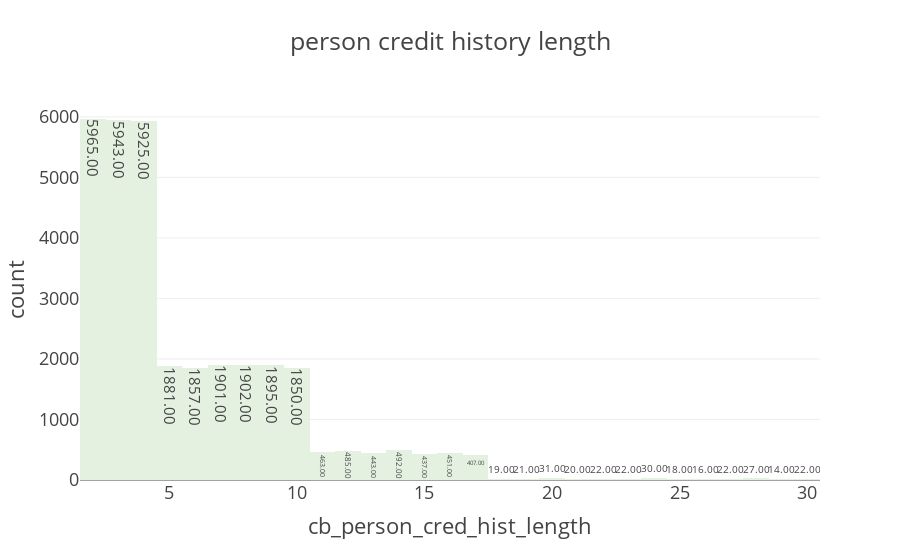

Source (notebook cell):
### Markdown cell above
**Distribution of Person Credit History Length**

### Code cell
fig=px.histogram(data, x = 'cb_person_cred_hist_length', text_auto = '.2f',template = 'presentation', title = 'person credit history length',color_discrete_sequence=px.colors.sequential.Mint)
fig.update_layout()
fig.show()

### Figure 1 — Plotly figure (JSON) as saved in the notebook; plotly's stock layout.template omitted (floating-point values rounded to 4 significant figures; data arrays with more than 128 entries replaced by an {"elided": "..."} marker saying what was removed)
{"data": [{"alignmentgroup": "True", "bingroup": "x", "hovertemplate": "cb_person_cred_hist_length=%{x}<br>count=%{y}<extra></extra>", "legendgroup": "", "marker": {"color": "rgb(228, 241, 225)", "pattern": {"shape": ""}}, "name": "", "offsetgroup": "", "orientation": "v", "showlegend": false, "texttemplate": "%{value:.2f}", "type": "histogram", "x": {"elided": "32581 int values"}, "xaxis": "x", "yaxis": "y"}], "layout": {"barmode": "relative", "legend": {"tracegroupgap": 0}, "title": {"text": "person credit history length"}, "xaxis": {"anchor": "y", "domain": [0, 1], "title": {"text": "cb_person_cred_hist_length"}}, "yaxis": {"anchor": "x", "domain": [0, 1], "title": {"text": "count"}}}}
